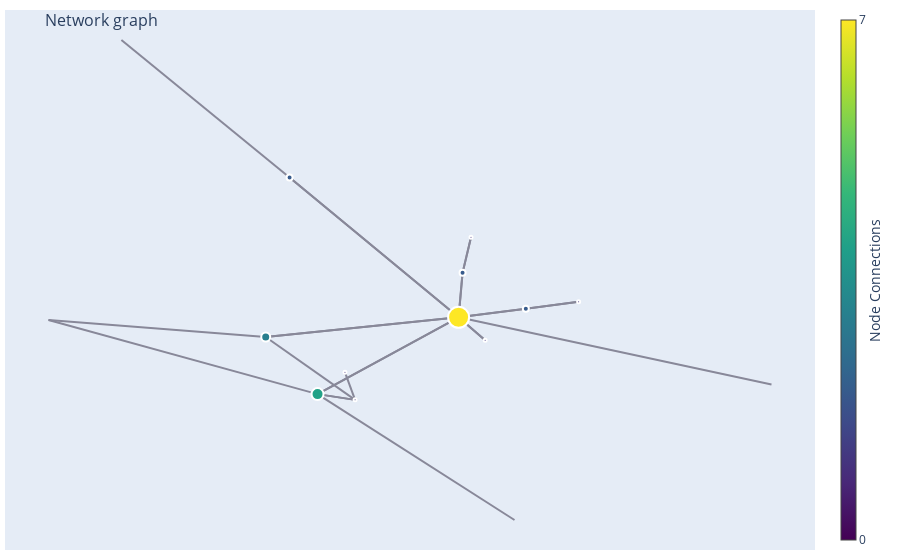

The code cell stored with this chart in its notebook:
### Markdown cell above
### El mas dinamico

### Code cell
# Create a directed graph from the DataFrame
G = nx.from_pandas_edgelist(G_df.head(25), 'Source airport', 'Destination airport',create_using=nx.DiGraph())

# Calculate the number of connections for each node
node_adjacencies = [len(adjacencies) for node, adjacencies in G.adjacency()]


# Create a trace for nodes with different sizes based on the number of connections
node_trace = go.Scatter(
    x=[],
    y=[],
    mode='markers',
    hoverinfo='text',
    marker=dict(
        showscale=True,
        colorscale='Viridis',  # Use the 'Viridis' colorscale
        size=10,
        color=node_adjacencies,# Assign node_adjacencies directly to the color attribute
        opacity=1,#
        colorbar=dict(
            thickness=15,
            title='Node Connections',
            xanchor='left',
            titleside='right',
            tickvals=[min(node_adjacencies), max(node_adjacencies)],
            ticktext=[str(min(node_adjacencies)), str(max(node_adjacencies))],
        ),
        line_width=2)
)



# Calculate the layout of the graph (positions of nodes)
pos = nx.spring_layout(G)

# Set the layout coordinates for the nodes in the node trace
node_trace.x = [pos[node][0] for node in G.nodes()]
node_trace.y = [pos[node][1] for node in G.nodes()]

# Set the size and text attributes based on the number of connections
#node_trace.marker.size = node_adjacencies
#node_trace.text = ['# of connections: ' + str(adjacencies) for adjacencies in node_adjacencies]
#Para el tamaño de nodos 
factor=3
node_trace.marker.size = [factor * size for size in node_adjacencies]  
node_trace.text = ['# of connections: ' + str(adjacencies) for adjacencies in node_adjacencies]

# Create a trace for edges using the layout information
edge_x = []
edge_y = []
for edge in G.edges():
    x0, y0 = pos[edge[0]]
    x1, y1 = pos[edge[1]]
    edge_x += [x0, x1, None]
    edge_y += [y0, y1, None]

edge_trace = go.Scatter(
    x=edge_x, y=edge_y,
    mode='lines',
    line=dict(width=2, color='#889'),
    hoverinfo='none'
)



# Set the text attribute based on airport-related information
nodes_with_attributes = list(G.nodes(data=True))
node_trace.text = [
    f'Node: {node}, # of connections: {adjacencies}'
    for (node, _), adjacencies in zip(nodes_with_attributes, node_adjacencies)
]



# Create the figure
fig = go.Figure(data=[edge_trace, node_trace],
                layout=go.Layout(
                    title='<br>Network graph',
                    titlefont_size=16,
                    showlegend=False,
                    hovermode='closest',
                    margin=dict(b=10, l=5, r=5, t=10),
                    annotations=[dict(
                        text="",
                        showarrow=False,
                        xref="paper", yref="paper",
                        x=0.005, y=-0.002)],
                    xaxis=dict(showgrid=False, zeroline=False, showticklabels=False),
                    yaxis=dict(showgrid=False, zeroline=False, showticklabels=False)
                ))

# Show the figure
fig.show()

### Figure 1 — Plotly figure (JSON) as saved in the notebook; plotly's stock layout.template omitted (floating-point values rounded to 4 significant figures)
{"data": [{"hoverinfo": "none", "line": {"color": "#889", "width": 2}, "mode": "lines", "type": "scatter", "x": [0.209, 0.1433, null, 0.1433, 0.209, null, 0.1433, 0.3096, null, 0.1433, -0.275, null, 0.1433, -0.2058, null, 0.1433, 0.1531, null, 0.1433, -0.3341, null, 0.1433, 0.9176, null, 0.3096, 0.1433, null, 0.3096, 0.4403, null, 0.4403, 0.3096, null, -0.275, 0.1433, null, -0.275, -0.6912, null, -0.2058, 0.1433, null, -0.2058, -0.1129, null, -0.2058, 0.2817, null, -0.2058, -0.8716, null, -0.1129, -0.2058, null, 0.1531, 0.174, null, 0.1531, 0.1433, null, 0.174, 0.1531, null, -0.1379, -0.1129, null, -0.3341, 0.1433, null, -0.3341, -0.1129, null, -0.3341, -0.8716, null], "y": [-0.09224, -0.008822, null, -0.008822, -0.09224, null, -0.008822, 0.02216, null, -0.008822, 0.4996, null, -0.008822, -0.2882, null, -0.008822, 0.1529, null, -0.008822, -0.0804, null, -0.008822, -0.253, null, 0.02216, -0.008822, null, 0.02216, 0.04783, null, 0.04783, 0.02216, null, 0.4996, -0.008822, null, 0.4996, 1.0, null, -0.2882, -0.008822, null, -0.2882, -0.3091, null, -0.2882, -0.7461, null, -0.2882, -0.01838, null, -0.3091, -0.2882, null, 0.1529, 0.2828, null, 0.1529, -0.008822, null, 0.2828, 0.1529, null, -0.209, -0.3091, null, -0.0804, -0.008822, null, -0.0804, -0.3091, null, -0.0804, -0.01838, null]}, {"hoverinfo": "text", "marker": {"color": [1, 7, 2, 1, 2, 0, 4, 1, 0, 0, 2, 1, 1, 3, 0], "colorbar": {"thickness": 15, "ticktext": ["0", "7"], "tickvals": [0, 7], "title": {"side": "right", "text": "Node Connections"}, "xanchor": "left"}, "colorscale": [[0, "#440154"], [0.1111, "#482878"], [0.2222, "#3e4989"], [0.3333, "#31688e"], [0.4444, "#26828e"], [0.5556, "#1f9e89"], [0.6667, "#35b779"], [0.7778, "#6ece58"], [0.8889, "#b5de2b"], [1, "#fde725"]], "line": {"width": 2}, "opacity": 1, "showscale": true, "size": [3, 21, 6, 3, 6, 0, 12, 3, 0, 0, 6, 3, 3, 9, 0]}, "mode": "markers", "text": ["Node: AER, # of connections: 1", "Node: KZN, # of connections: 7", "Node: ASF, # of connections: 2", "Node: MRV, # of connections: 1", "Node: CEK, # of connections: 2", "Node: OVB, # of connections: 0", "Node: DME, # of connections: 4", "Node: NBC, # of connections: 1", "Node: TGK, # of connections: 0", "Node: UUA, # of connections: 0", "Node: EGO, # of connections: 2", "Node: KGD, # of connections: 1", "Node: GYD, # of connections: 1", "Node: LED, # of connections: 3", "Node: SVX, # of connections: 0"], "type": "scatter", "x": [0.209, 0.1433, 0.3096, 0.4403, -0.275, -0.6912, -0.2058, -0.1129, 0.2817, -0.8716, 0.1531, 0.174, -0.1379, -0.3341, 0.9176], "y": [-0.09224, -0.008822, 0.02216, 0.04783, 0.4996, 1.0, -0.2882, -0.3091, -0.7461, -0.01838, 0.1529, 0.2828, -0.209, -0.0804, -0.253]}], "layout": {"annotations": [{"showarrow": false, "text": "", "x": 0.005, "xref": "paper", "y": -0.002, "yref": "paper"}], "hovermode": "closest", "margin": {"b": 10, "l": 5, "r": 5, "t": 10}, "showlegend": false, "title": {"font": {"size": 16}, "text": "<br>Network graph"}, "xaxis": {"showgrid": false, "showticklabels": false, "zeroline": false}, "yaxis": {"showgrid": false, "showticklabels": false, "zeroline": false}}}
